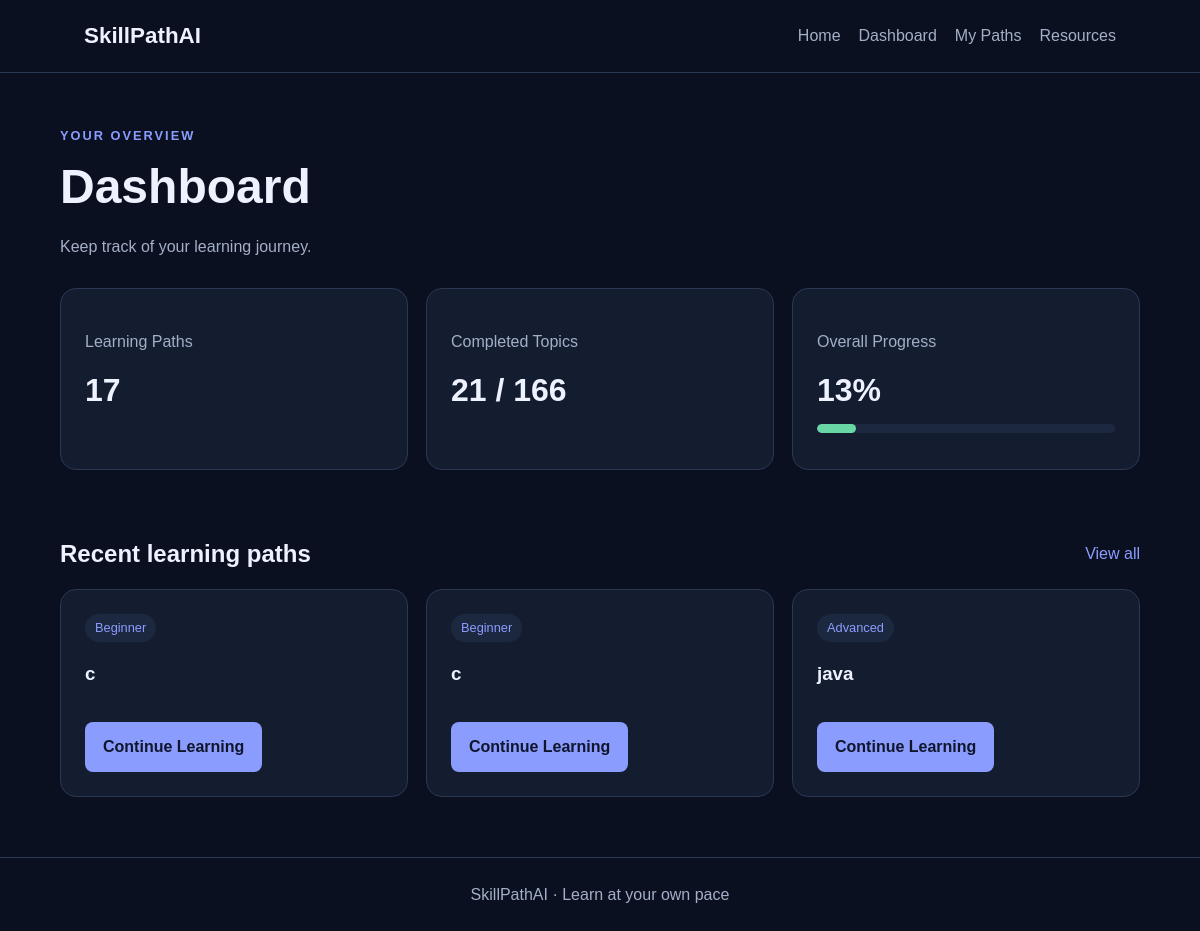
/dashboard, run on the app's committed database.
### tables this page shows
CREATE TABLE learning_paths (
            id INTEGER PRIMARY KEY AUTOINCREMENT,
            goal TEXT NOT NULL,
            level TEXT NOT NULL,
            completed TEXT DEFAULT ''
        , created_at TEXT);

### app1.py (the view)
@app.route("/dashboard")
def dashboard():
    with sqlite3.connect(DATABASE) as conn:
        conn.row_factory = sqlite3.Row
        paths = conn.execute(
            "SELECT * FROM learning_paths ORDER BY id DESC"
        ).fetchall()
    total_topics = 0
    completed_topics = 0
    for path in paths:
        total_topics += len(get_topics(path["level"]))
        completed_topics += len(get_completed(path))
    percentage = (
        round(completed_topics * 100 / total_topics)
        if total_topics else 0
    )
    return render_template(
        "dashboard.html",
        paths=paths,
        total_paths=len(paths),
        total_topics=total_topics,
        completed_topics=completed_topics,
        percentage=percentage,
    )

### app1.py (called while the page is built)
def get_topics(level):
    return SKILLS.get(level, SKILLS["Beginner"])

def get_completed(path):
    raw = path["completed"] or ""
    topic_count = len(get_topics(path["level"]))
    return {
        value for value in raw.split(",")
        if value.isdigit() and 0 <= int(value) < topic_count
    }

### templates/dashboard.html (shortened to what this page needs)
{% extends "base.html" %}
{% block content %}
<section class="page-heading">
    <p class="eyebrow">YOUR OVERVIEW</p>
    <h1>Dashboard</h1>
    <p>Keep track of your learning journey.</p>
</section>
<div class="grid stats">
    <article class="card">
        <p class="muted">Learning Paths</p>
        <h2>{{ total_paths }}</h2>
    </article>
    <article class="card">
        <p class="muted">Completed Topics</p>
        <h2>{{ completed_topics }} / {{ total_topics }}</h2>
    </article>
    <article class="card">
        <p class="muted">Overall Progress</p>
        <h2>{{ percentage }}%</h2>
        <div class="progress-track">
            <div class="progress-fill" style="width: {{ percentage }}%"></div>
        </div>
    </article>
</div>
<section class="section">
    <div class="section-heading">
        <h2>Recent learning paths</h2>
        <a href="{{ url_for('my_paths') }}">View all</a>
    </div>
    {% if paths %}
        <div class="grid">
            {% for path in paths[:3] %}
                <article class="card">
                    <span class="tag">{{ path['level'] }}</span>
                    <h3>{{ path['goal'] }}</h3>
                    <a class="button-link"
                       href="{{ url_for('view_path', path_id=path['id']) }}">
                        Continue Learning
                    </a>
                </article>
            {% endfor %}
        </div>
    {% else %}
        <div class="empty-state">
            <h3>No learning paths yet</h3>
            <p>Create your first learning path to get started.</p>
            <a class="button-link" href="{{ url_for('home') }}">Create a Path</a>
        </div>
    {% endif %}
</section>
{% endblock %}

### static/style.css (style rules this page uses)
:root { --background: #0b1020; --surface: #141c30; --surface-light: #1c2840; --text: #eef2ff; --muted: #a3afc7; --accent: #8b9cff; --accent-hover: #a9b5ff; --border: #2a3853; --success: #69d6a5; --danger: #ff7b88; }
* { box-sizing: border-box; }
body { margin: 0; background: var(--background); color: var(--text); font-family: Arial, Helvetica, sans-serif; line-height: 1.6; }
a { color: var(--accent); text-decoration: none; }
h1 { font-size: clamp(2.2rem, 5vw, 4rem); line-height: 1.15; margin: 10px 0 20px; }
h2 { line-height: 1.3; }
h3 { line-height: 1.4; }
p { color: var(--muted); }
.eyebrow { color: var(--accent); font-size: 0.8rem; font-weight: 800; letter-spacing: 2px; }
.panel, .card, .empty-state { background: var(--surface); border: 1px solid var(--border); border-radius: 16px; padding: 24px; }
button, .button-link { display: inline-block; padding: 12px 18px; margin-top: 16px; background: var(--accent); color: #10162c; border: none; border-radius: 8px; font: inherit; font-weight: 700; cursor: pointer; text-align: center; }
.section { margin-top: 48px; }
.page-heading { margin-bottom: 28px; }
.page-heading h1 { font-size: clamp(2rem, 4vw, 3rem); }
.grid { display: grid; grid-template-columns: repeat(3, minmax(0, 1fr)); gap: 18px; }
.card h2 { overflow-wrap: anywhere; }
.stats { margin-bottom: 36px; }
.stats h2 { font-size: 2rem; margin: 8px 0; }
.muted { color: var(--muted); }
.tag { display: inline-block; padding: 4px 10px; border-radius: 30px; background: var(--surface-light); color: var(--accent); font-size: 0.8rem; }
.progress-track { width: 100%; height: 9px; margin: 12px 0; overflow: hidden; border-radius: 20px; background: var(--surface-light); }
.progress-fill { height: 100%; background: var(--success); border-radius: inherit; transition: width 0.2s ease; }
.section-heading { display: flex; justify-content: space-between; align-items: center; gap: 15px; }

### data on the page
learning_paths: level "Beginner", goal "c"
learning_paths: level "Beginner", goal "c"
learning_paths: level "Advanced", goal "java"

### other printed values
{{ total_paths }} "17"
{{ completed_topics }} "21"
{{ total_topics }} "166"
{{ percentage }} "13"
